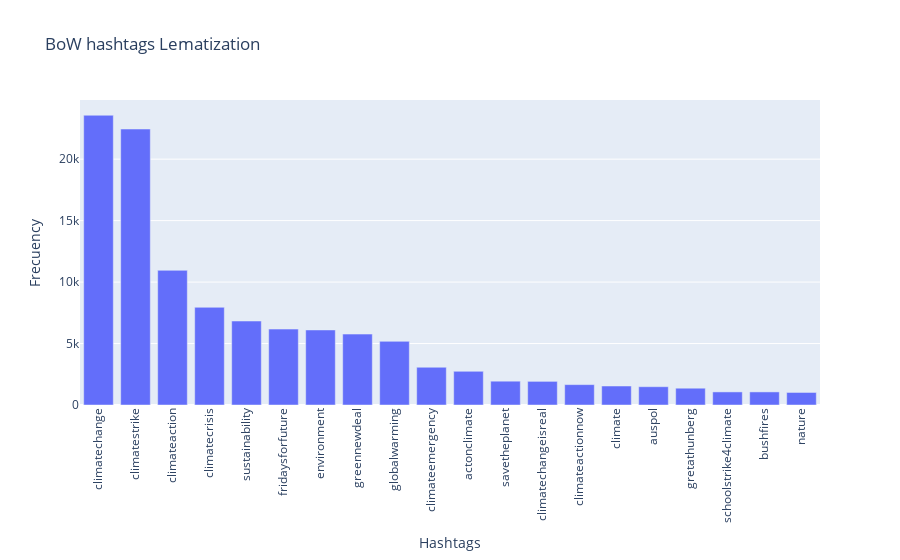

The notebook cell saved with this chart:
### Code cell
# Lemmatization con NLTK for tokens_hashtags_tweet

tokens_hashtags_without_numeral_sign = [
    x.replace("#", "") for x in tokens_hashtags_tweet
]
tokens_hashtags = [
    wordnet_lemmatizer.lemmatize(w) for w in tokens_hashtags_without_numeral_sign
]

fdist = nltk.FreqDist(tokens_hashtags)
topwords = fdist.most_common(20)
print("Size of new BoW hashtags =", len(fdist))
x, y = zip(*topwords)
fig = px.bar(
    x=x,
    y=y,
    title="BoW hashtags Lematization",
    labels={"x": "Hashtags", "y": "Frecuency"},
)
fig.update_xaxes(tickangle=270)
fig.show()

### Figure 1 — Plotly figure (JSON) as saved in the notebook; plotly's stock layout.template omitted (floating-point values rounded to 4 significant figures)
{"data": [{"alignmentgroup": "True", "hovertemplate": "Hashtags=%{x}<br>Frecuency=%{y}<extra></extra>", "legendgroup": "", "marker": {"color": "#636efa", "pattern": {"shape": ""}}, "name": "", "offsetgroup": "", "orientation": "v", "showlegend": false, "textposition": "auto", "type": "bar", "x": ["climatechange", "climatestrike", "climateaction", "climatecrisis", "sustainability", "fridaysforfuture", "environment", "greennewdeal", "globalwarming", "climateemergency", "actonclimate", "savetheplanet", "climatechangeisreal", "climateactionnow", "climate", "auspol", "gretathunberg", "schoolstrike4climate", "bushfires", "nature"], "xaxis": "x", "y": [23572, 22452, 10955, 7948, 6831, 6176, 6106, 5769, 5178, 3072, 2739, 1937, 1922, 1658, 1546, 1488, 1366, 1065, 1065, 1020], "yaxis": "y"}], "layout": {"barmode": "relative", "legend": {"tracegroupgap": 0}, "title": {"text": "BoW hashtags Lematization"}, "xaxis": {"anchor": "y", "domain": [0, 1], "tickangle": -90, "title": {"text": "Hashtags"}}, "yaxis": {"anchor": "x", "domain": [0, 1], "title": {"text": "Frecuency"}}}}
